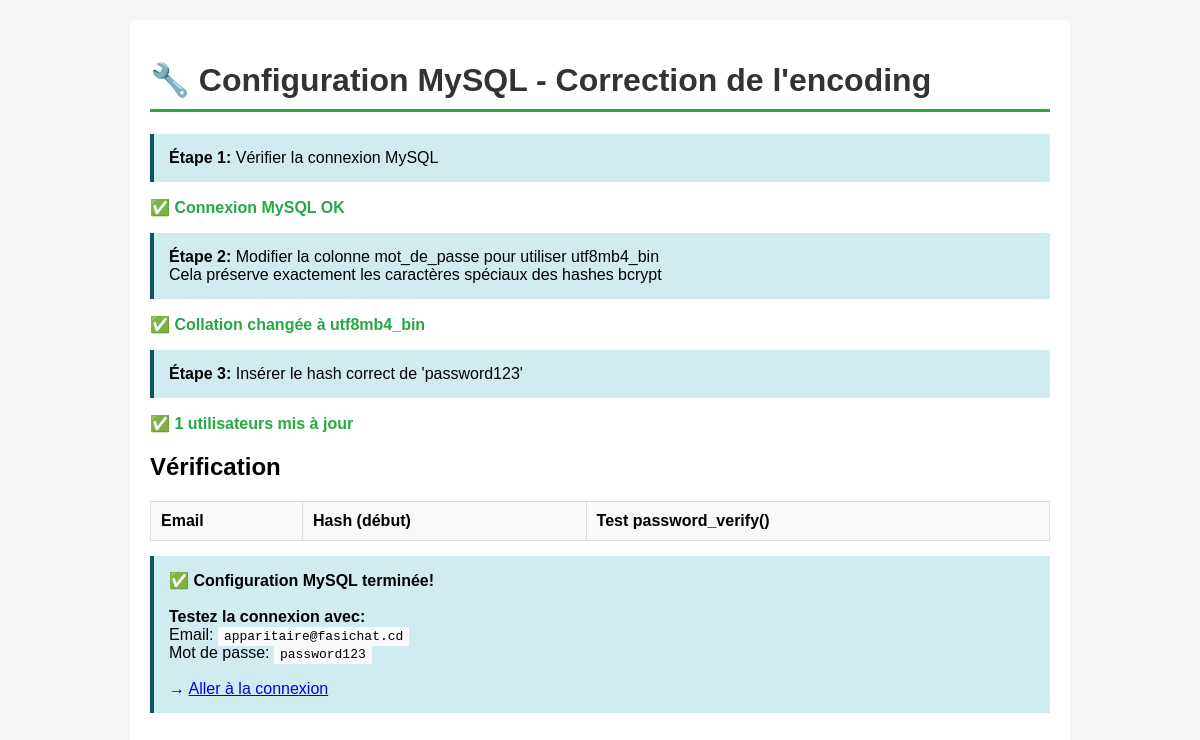
The app's page /fix_mysql_encoding.php, older data.
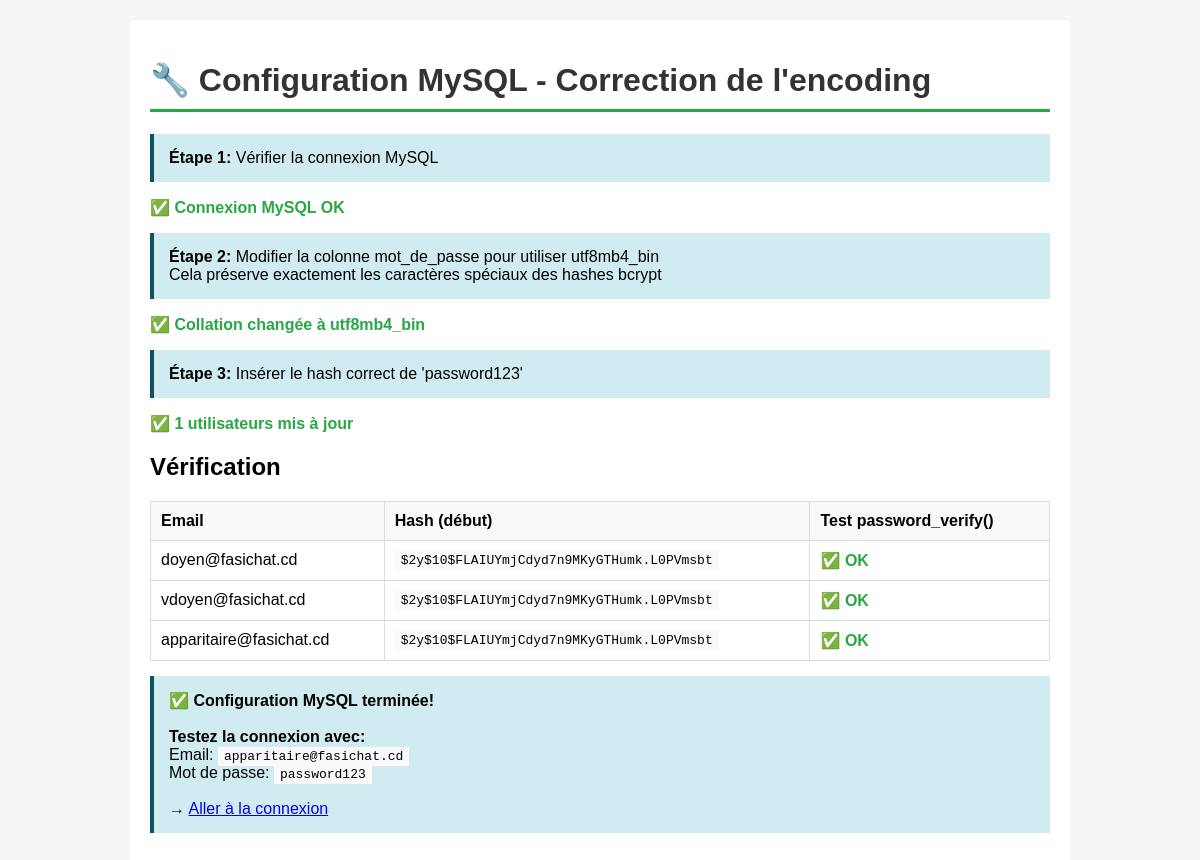
The same page, newer data.
### tables this page shows
CREATE TABLE utilisateurs (
    id               INTEGER PRIMARY KEY AUTOINCREMENT,
    nom              TEXT    NOT NULL,
    prenom           TEXT    NOT NULL,
    email            TEXT    NOT NULL UNIQUE,
    mot_de_passe     TEXT    NOT NULL,
    role             TEXT    NOT NULL CHECK(role IN ('etudiant','enseignant','assistant','doyen','viceDoyen','apparitaire')),
    promotion_id     INTEGER REFERENCES promotions(id) ON DELETE SET NULL,
    avatar           TEXT    DEFAULT '',
    date_inscription TEXT    DEFAULT (datetime('now'))
);

### fix_mysql_encoding.php (the view, shortened to what this page needs)
<?php
echo "<div class='container'>";
echo "<h1>🔧 Configuration MySQL - Correction de l'encoding</h1>";
try {
    $db = BaseDeDonnees::getInstance();
    $pdo = $db->getPDO();
    echo "<div class='info'>";
    echo "<strong>Étape 1:</strong> Vérifier la connexion MySQL<br>";
    echo "</div>";
    echo "<p><span class='ok'>✅ Connexion MySQL OK</span></p>";
    echo "<div class='info'>";
    echo "<strong>Étape 2:</strong> Modifier la colonne mot_de_passe pour utiliser utf8mb4_bin<br>";
    echo "Cela préserve exactement les caractères spéciaux des hashes bcrypt";
    echo "</div>";
    $pdo->exec("ALTER TABLE utilisateurs MODIFY COLUMN mot_de_passe VARCHAR(255) CHARACTER SET utf8mb4 COLLATE utf8mb4_bin NOT NULL");
    echo "<p><span class='ok'>✅ Collation changée à utf8mb4_bin</span></p>";
    echo "<div class='info'>";
    echo "<strong>Étape 3:</strong> Insérer le hash correct de 'password123'<br>";
    echo "</div>";
    $correctHash = '$2y$10$92IXUNpkjO0rOQ5byMi.Ye4oKoEa3Ro9llC/.og/at2.uheWG/igi';
    $stmt = $pdo->prepare("UPDATE utilisateurs SET mot_de_passe = ? WHERE email IS NOT NULL");
    $stmt->execute([$correctHash]);
    echo "<p><span class='ok'>✅ " . $stmt->rowCount() . " utilisateurs mis à jour</span></p>";
    echo "<h2>Vérification</h2>";
    $users = $pdo->query("SELECT id, email, mot_de_passe FROM utilisateurs LIMIT 3")->fetchAll();
    echo "<table>";
    echo "<tr><th>Email</th><th>Hash (début)</th><th>Test password_verify()</th></tr>";
    foreach ($users as $user) {
        $verified = password_verify('password123', $user['mot_de_passe']) ? '<span class="ok">✅ OK</span>' : '<span class="err">❌ FAIL</span>';
        echo "<tr>";
        echo "<td>" . $user['email'] . "</td>";
        echo "<td><code>" . substr($user['mot_de_passe'], 0, 40) . "</code></td>";
        echo "<td>" . $verified . "</td>";
        echo "</tr>";
    }
    echo "</table>";
    echo "<div class='info'>";
    echo "<strong>✅ Configuration MySQL terminée!</strong><br><br>";
    echo "<strong>Testez la connexion avec:</strong><br>";
    echo "Email: <code>apparitaire@fasichat.cd</code><br>";
    echo "Mot de passe: <code>password123</code><br><br>";
    echo "→ <a href='" . BASE_PATH . "/login'>Aller à la connexion</a>";
    echo "</div>";
} catch (Exception $e) {
    echo "<p><span class='err'>❌ Erreur:</span> " . htmlspecialchars($e->getMessage()) . "</p>";
    echo "<pre>" . htmlspecialchars($e->getTraceAsString()) . "</pre>";
}
echo "</div>";
?>

Row changes from the older to the newer data that the page shows:
added utilisateurs: email "doyen@fasichat.cd", mot_de_passe "$2y$10$FLAIUYmjCdyd7n9MKyGTHumk.L0PVmsbt", shows "✅ OK"
added utilisateurs: email "vdoyen@fasichat.cd", mot_de_passe "$2y$10$FLAIUYmjCdyd7n9MKyGTHumk.L0PVmsbt", shows "✅ OK"
added utilisateurs: email "apparitaire@fasichat.cd", mot_de_passe "$2y$10$FLAIUYmjCdyd7n9MKyGTHumk.L0PVmsbt", shows "✅ OK"
